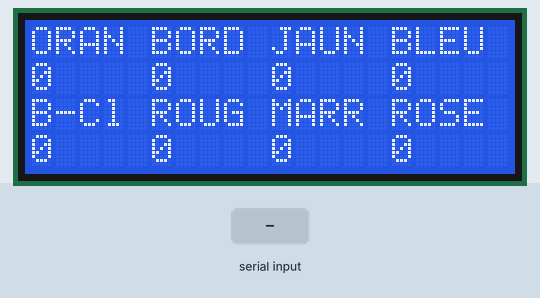
Bench run of a sketch on a simulated Arduino Uno, built with avr-gcc and run on an emulated ATmega328P. Shown: 20×4 character LCD. Inputs (shaded band) come from the test bench. Random numbers use the default seed unless the sketch sets one; what the sketch prints to the serial monitor is not drawn.

Above: at 1.5 s.
1.6 s: "edit\n" received over Serial
At 2.6 s:
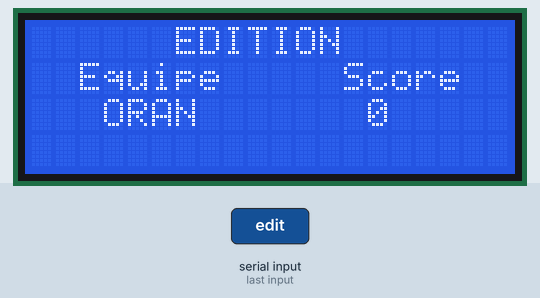
3.1 s: "ok\n" received over Serial
At 4.0 s:
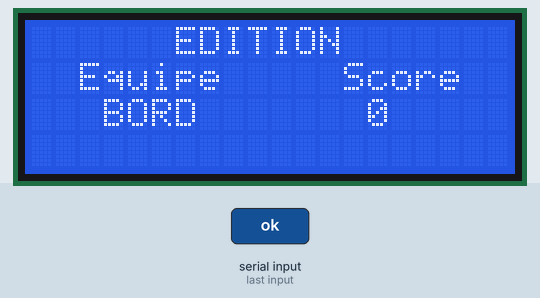
4.6 s: "edit\n" received over Serial
At 5.7 s:
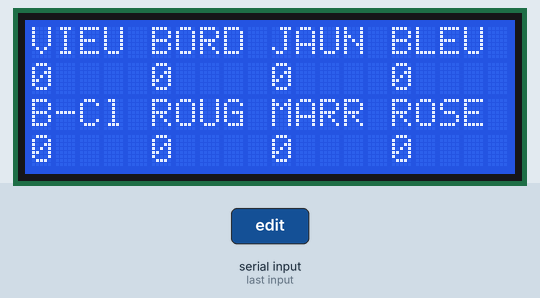
6.1 s: "edit\n" received over Serial
At 7.2 s:
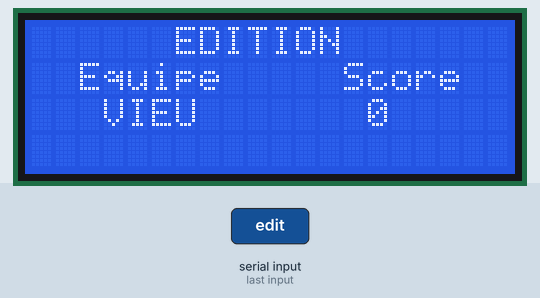
7.6 s: "plus\n" received over Serial
At 8.6 s:
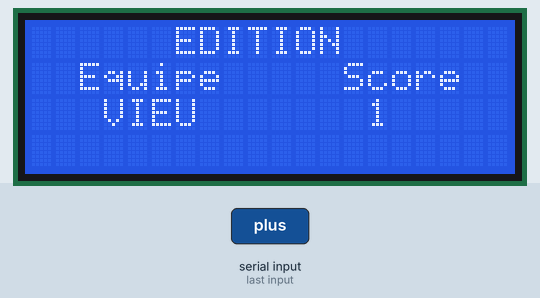
9.1 s: "print\n" received over Serial
At 10.3 s:
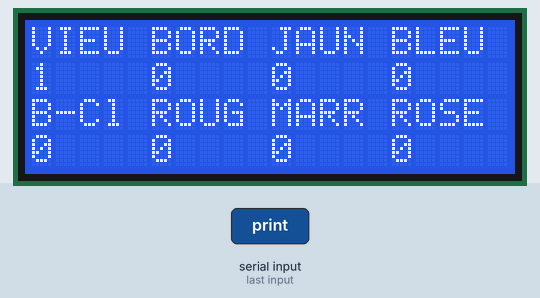
Timing chart, 0 to 11.6 s (numbered marks = the images above; inputs shaded):
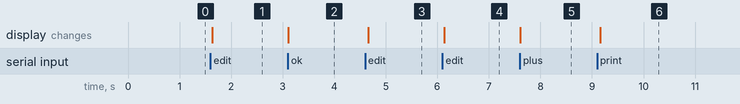

Measured:
- after the input at 1.6 s, the display: changes at once (image 1)
- after the input at 3.1 s, the display: changes at once (image 2)
- after the input at 4.6 s, the display: changes after 0.06 s (image 3)
- after the input at 6.1 s, the display: changes at once (image 4)
- after the input at 7.6 s, the display: changes at once (image 5)
- after the input at 9.1 s, the display: changes after 0.06 s (image 6)

The sketch:

equipe_sei.ino
```cpp
#include <Wire.h>
#include <LiquidCrystal_I2C.h>
#include <FastLED.h>


// DEFINITION BOUTONS
#define EDIT_BUTTON A0
#define OK_BUTTON A1
#define PLUS_BUTTON A2
#define MINUS_BUTTON A3
#define PRESSED_THRESHOLD 800

// DEFINITION LCD
#define SDA_LCD 20
#define SCL_LCD 21
#define ADDRESS_LCD 0x3F
LiquidCrystal_I2C lcd(0x3F, 20, 4);

// DEFINITION EQUIPES
#define NUMBER_OF_TEAMS 13
struct Score {
  char id[5];
  int score = 0;
} scores[NUMBER_OF_TEAMS];

// DEFINITION STATUS
bool editing = false;
int editing_team = 0;
String command;

// DEFINITION LED
#define NUM_LEDS 20
#define LED_PIN 7
CRGB leds[NUM_LEDS];


void setup() {
  Serial.begin(9600);
  Serial.println("=== BEGIN ===");
  randomSeed(analogRead(14)); // Seed random number generator

  // TEAM SETUP
  strcpy(scores[0].id, "ORAN");
  strcpy(scores[1].id, "BORD");
  strcpy(scores[2].id, "JAUN");
  strcpy(scores[3].id, "BLEU");
  strcpy(scores[4].id, "B-Cl");
  strcpy(scores[5].id, "ROUG");
  strcpy(scores[6].id, "MARR");
  strcpy(scores[7].id, "ROSE");
  strcpy(scores[8].id, "V-Cl");
  strcpy(scores[9].id, "VIOL");
  strcpy(scores[10].id, "VERT");
  strcpy(scores[11].id, "FUSC");
  strcpy(scores[12].id, "VIEU");

  // BUTTON SETUP
  pinMode(EDIT_BUTTON, INPUT);
  pinMode(OK_BUTTON, INPUT);
  pinMode(PLUS_BUTTON, INPUT);
  pinMode(MINUS_BUTTON, INPUT);

  // LCD SETUP
  lcd.init();
  lcd.clear();
  lcd.backlight();

  print_scores();
  serial_print_scores();

  // LED SETUP
  FastLED.addLeds<WS2812, LED_PIN, GRB>(leds, NUM_LEDS);

}

void loop() {
  command = "";
  if (Serial.available()) {
    command = Serial.readStringUntil('\n');
    Serial.print("You typed: " );
    Serial.println(command);
  }

  int edit_pressed = (command == "edit" /* || analogRead(EDIT_BUTTON) > PRESSED_THRESHOLD */);
  int ok_pressed = (command == "ok" /*  || analogRead(OK_BUTTON) > PRESSED_THRESHOLD */);
  int plus_pressed = (command == "plus" /*  || analogRead(PLUS_BUTTON) > PRESSED_THRESHOLD */);
  int minus_pressed = (command == "minus" /*  || analogRead(MINUS_BUTTON) > PRESSED_THRESHOLD */);

  if (command == "fake") fake_scores();
  if (command == "sort") sort_scores();

  if (command == "print") {
    print_scores();
    serial_print_scores();
  }


  if (editing == false) {
    if (ok_pressed) {
      sort_scores();
      print_scores();
      serial_print_scores();
    }

    if (edit_pressed) {
      editing = true;
      editing_team = 0;

      lcd.clear();
      lcd.setCursor(6, 0);
      lcd.print("EDITION");
      lcd.setCursor(2, 1);
      lcd.print("Equipe     Score");
      lcd.setCursor(3 , 2);
      lcd.print(scores[editing_team].id);
      lcd.setCursor(14, 2);
      lcd.print(scores[editing_team].score);
    }
  } else {
    if (plus_pressed && scores[editing_team].score < 999) {
      scores[editing_team].score++;
      lcd.setCursor(14, 2);
      lcd.print(scores[editing_team].score);
      lcd.print("   ");
    }

    if (minus_pressed && scores[editing_team].score > 0) {
      scores[editing_team].score--;
      lcd.setCursor(14, 2);
      lcd.print(scores[editing_team].score);
      lcd.print("   ");
    }

    if (ok_pressed) {
      if (editing_team < NUMBER_OF_TEAMS) {
        editing_team++;
        lcd.setCursor(3 , 2);
        lcd.print(scores[editing_team].id);
        lcd.setCursor(14, 2);
        lcd.print(scores[editing_team].score);
        lcd.print("   ");
      } else {
        editing = false;
        sort_scores();
        print_scores();
      }
    }

    if (edit_pressed) {
      editing = false;
      sort_scores();
      print_scores();
    }
  }

  if (edit_pressed || ok_pressed || plus_pressed || minus_pressed) delay(1000);
}

int compare_two_scores(const void *a1, const void *b1) {
  Score *a = (Score *)a1;
  Score *b = (Score *)b1;

  if (a->score < b->score) return 1;
  if (a->score > b->score) return -1;
  return 0;
}

void sort_scores() {
  qsort(scores, NUMBER_OF_TEAMS, sizeof(Score), compare_two_scores);
}

void print_scores() {
  lcd.clear();

  for (int i = 0; i < 4; i++) {
    // LINE 0
    lcd.setCursor(i * 5, 0);
    lcd.print(scores[i].id);

    // LINE 1
    lcd.setCursor(i * 5, 1);
    lcd.print(scores[i].score);
  }

  for (int i = 0; i < 4; i++) {
    // LINE 2
    lcd.setCursor(i * 5, 2);
    lcd.print(scores[4 + i].id);

    // LINE 3
    lcd.setCursor(i * 5, 3);
    lcd.print(scores[4 + i].score);
  }
}

// DEBUG HELPERS
void fake_scores() {
  for (int i = 0; i < NUMBER_OF_TEAMS; i++) {
    scores[i].score = random(200);
  }
}

void serial_print_scores() {
  for (int i = 0; i < NUMBER_OF_TEAMS; i++) {
    Serial.print("Score for ");
    Serial.print(scores[i].id);
    Serial.print(" is: ");
    Serial.println(scores[i].score);
  }
}
```
